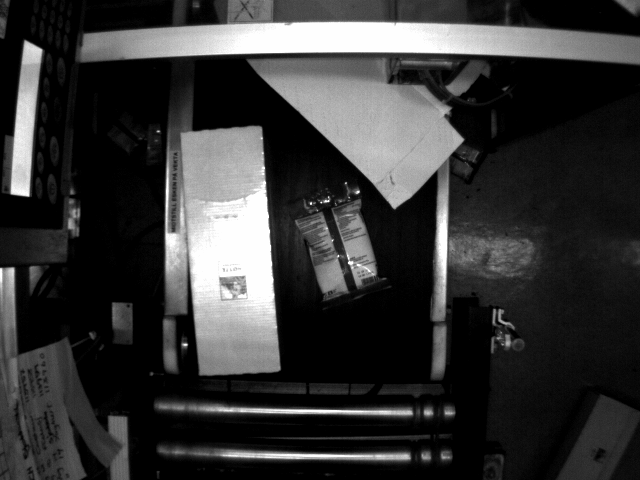
#> input picture Bilder/Error1.bmp, 640 x 480 px; its folder holds only this picture in this run
$ python 'Project - Copy.py'
#> lines starting #> are read from the running program, lines starting #| are printed output that depends on the picture; after the words box and inside, x2 and y2 are one past the last pixel; in counts of white or black regions, pixels touching at a corner belong together
# import the necessary packages / libraries
import cv2
import os
import numpy as np

# Define the paths to the images and output directory
images_path='Bilder'
output_dir = 'Results'

# Function to detect boxes with errors in an image
def detect_boxes_with_errors(img_path):
    # Load the image
#> called with img_path = 'Bilder/Error1.bmp'
    img = cv2.imread(img_path)
#> img is the input picture: shape (480, 640, 3); min 0, max 255, mean 54

    # Convert the image to grayscale
    gray = cv2.cvtColor(img, cv2.COLOR_BGR2GRAY)

    # Apply sharpening filter
    kernel = np.array([[0, -1, 0],
                   [-1, 5,-1],
                   [0, -1, 0]])
    img = cv2.filter2D(src=img, ddepth=-1, kernel=kernel)
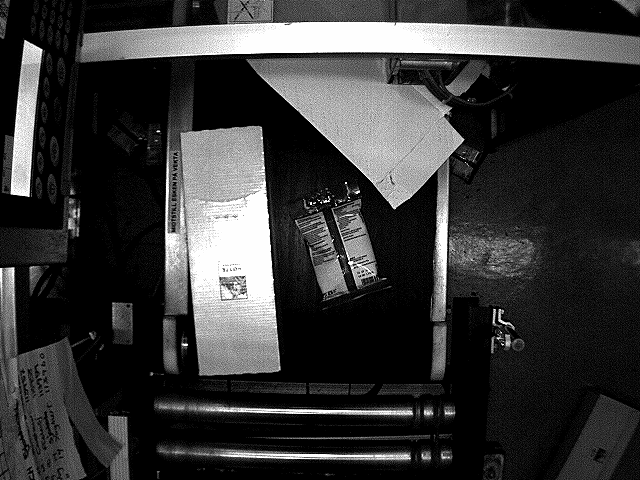
#> img: shape (480, 640, 3); min 0, max 255, mean 54.4

    # Apply thresholding to the image
    thresh = cv2.adaptiveThreshold(gray, 255, cv2.ADAPTIVE_THRESH_GAUSSIAN_C, cv2.THRESH_BINARY, 199, 5)
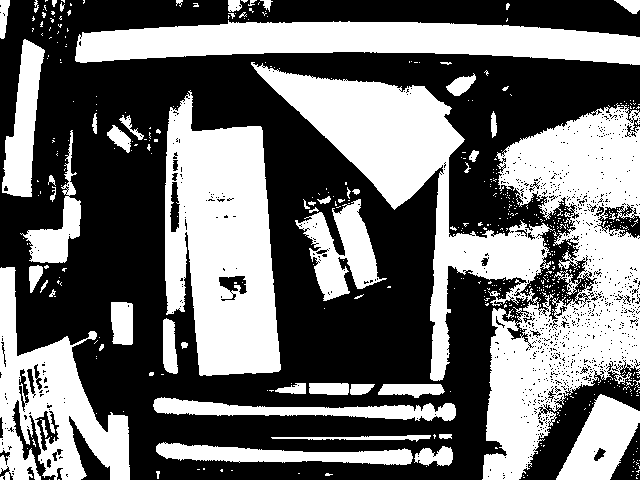
#> thresh: shape (480, 640); 43.7% white; 521 white regions (465 under 20 px)

    # Find the contours in the image and print the number of contours detected
    contours,hierarchy = cv2.findContours(thresh, 1, 2)
#> contours = 2114 contours, 2028 with area under 20; largest, box (x1, y1, x2, y2) and area: (251, 62, 640, 480) 53326, (165, 90, 281, 376) 23772, (75, 20, 640, 65) 16496, (0, 267, 130, 480) 12638, (295, 199, 387, 301) 4048
    print("Number of contours detected:", len(contours))
#| Number of contours detected: 2114

    # Loop through each contour
    for cnt in contours:
        x1,y1 = cnt[0][0]
        # Find the approximate polygonal curve of the contour
        approx = cv2.approxPolyDP(cnt, 0.01*cv2.arcLength(cnt, True), True)
        # condtions to detect the contour of boxes
        if cv2.contourArea(cnt) > 20000 and cv2.contourArea(cnt) < 27500:
            x, y, w, h = cv2.boundingRect(cnt)
            ratio = float(h)/w
            print("w: ",w,"h: ",h)
            # Check if the contour ratio
            if ratio >= 0.9 and ratio <= 1.1:
                print("Contour Number:", cnt) # Print the contour values
                img = cv2.drawContours(img, [cnt], -1, (0,255,0), 3)
                cv2.putText(img, 'Ok_box', (x1-5, y1-5), cv2.FONT_HERSHEY_SIMPLEX, 0.6, (0, 255, 0), 2)
            else:
                cv2.putText(img, 'Error', (x1-5, y1-5), cv2.FONT_HERSHEY_SIMPLEX, 0.6, (0, 0, 255), 2)
                img = cv2.drawContours(img, [cnt], -1, (0,0,255), 3)
#> this loop made 2114 passes
#> (x1, y1, x, y, w, h, ratio) on pass 2024: (190, 90, 165, 90, 116, 286, 2.47)
#> (x1, y1, approx) on passes 1, 3, 4, 5, 6, 7: (58, 479, [[58, 479], [59, 479]]), (502, 478, [[502, 478], [503, 477], [504, 478], [503, 479]]), (636, 477, [[636, 477], [636, 478], [637, 478]]), (523, 477, [[523, 477], [524, 477]]), (503, 477, [[503, 477], [504, 476], [505, 477], [504, 478]]), (487, 476, [[487, 476], [488, 475], [489, 476], [488, 477]])
#| w:  116 h:  286
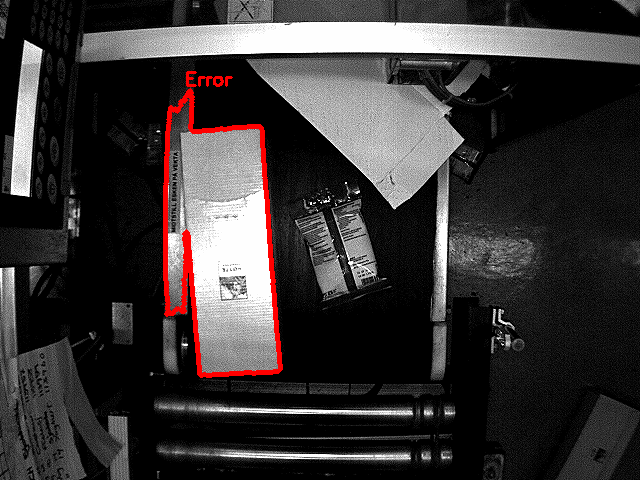
#> img: shape (480, 640, 3); 1.57% of pixels changed, all inside (x1, y1, x2, y2) = (163, 71, 283, 378)
    return img

# Loop through all the images in a folder
for filename in os.listdir(images_path):
    if filename.endswith('.jpg') or filename.endswith('.bmp'):
        image_path = os.path.join(images_path, filename)

        # Detect boxes with errors in the image
        result = detect_boxes_with_errors(image_path)

        # Save the image with the bounding boxes to the output directory
        cv2.imwrite(os.path.join(output_dir, filename), result)

        # Display the result on screen
        cv2.imshow('Image', result)
        cv2.waitKey(3000) # Display the image for 3 seconds
        cv2.destroyAllWindows()

$ run again, on Bilder/Error5.bmp
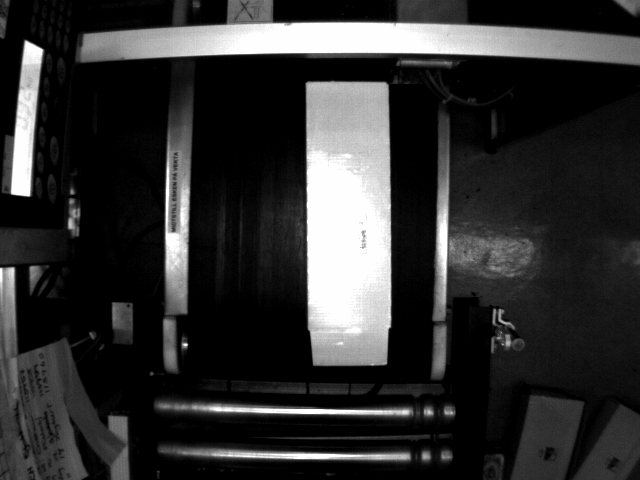
#> input picture Bilder/Error5.bmp, 640 x 480 px
#> in detect_boxes_with_errors, img is the input picture: shape (480, 640, 3); min 0, max 255, mean 48.9
#> in detect_boxes_with_errors, `thresh = cv2.adaptiveThreshold(gray, 255, cv2.ADAPTIVE_THRESH_GAUSSIAN..`:
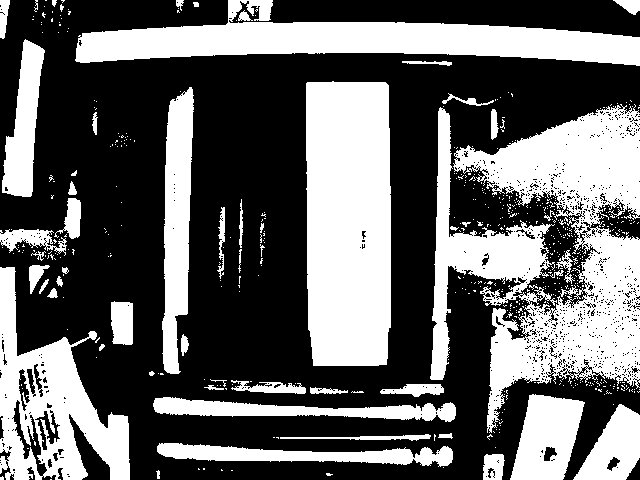
#> thresh: shape (480, 640); 39.6% white; 562 white regions (508 under 20 px)
#> contours = 1995 contours, 1911 with area under 20; largest, box (x1, y1, x2, y2) and area: (430, 104, 640, 433) 35569, (306, 81, 391, 366) 23094, (75, 0, 640, 66) 17105, (0, 267, 130, 480) 13468, (162, 87, 194, 374) 6012
#| Number of contours detected: 1995
#> the loop in detect_boxes_with_errors, `for cnt in contours:` made 1995 passes
#> (x1, y1, x, y, w, h, ratio) on pass 1948: (332, 81, 306, 81, 85, 285, 3.35)
#> (printed output is left out)
#> after the loop in detect_boxes_with_errors, `for cnt in contours:`:
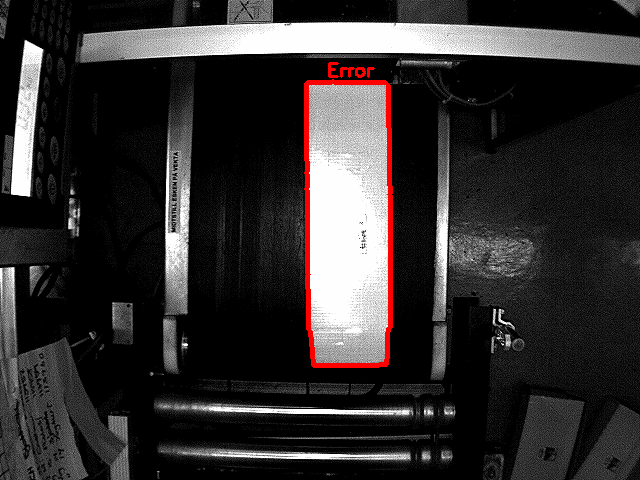
#> img: shape (480, 640, 3); mean B, G, R 47.8, 47.8, 51

$ run again, on Bilder/Error6.bmp
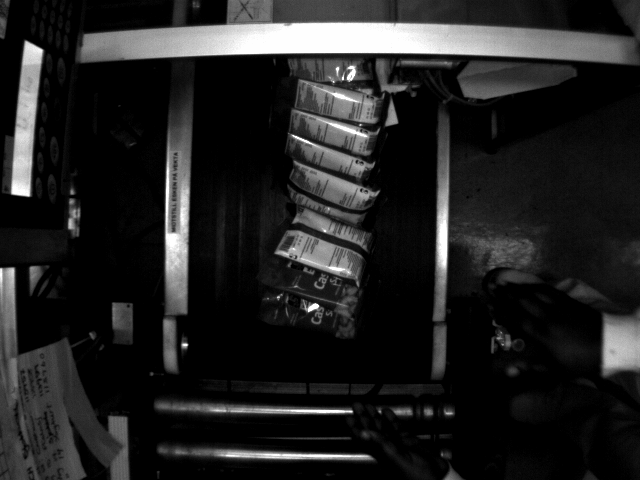
#> input picture Bilder/Error6.bmp, 640 x 480 px
#> in detect_boxes_with_errors, img is the input picture: shape (480, 640, 3); min 0, max 255, mean 34.5
#> in detect_boxes_with_errors, `thresh = cv2.adaptiveThreshold(gray, 255, cv2.ADAPTIVE_THRESH_GAUSSIAN..`:
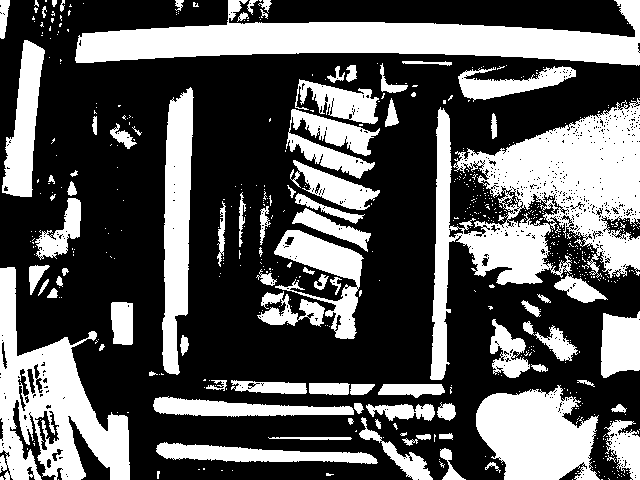
#> thresh: shape (480, 640); 35.9% white; 572 white regions (487 under 20 px)
#> contours = 1632 contours, 1519 with area under 20; largest, box (x1, y1, x2, y2) and area: (430, 98, 640, 380) 24046, (75, 0, 640, 66) 17120, (0, 267, 130, 480) 12734, (476, 385, 600, 480) 8142, (162, 87, 194, 375) 5975
#| Number of contours detected: 1632
#> the loop in detect_boxes_with_errors, `for cnt in contours:` made 1632 passes
#> (x1, y1, x, y, w, h, ratio) on pass 1506: (637, 98, 430, 98, 210, 282, 1.34)
#> (printed output is left out)
#> after the loop in detect_boxes_with_errors, `for cnt in contours:`:
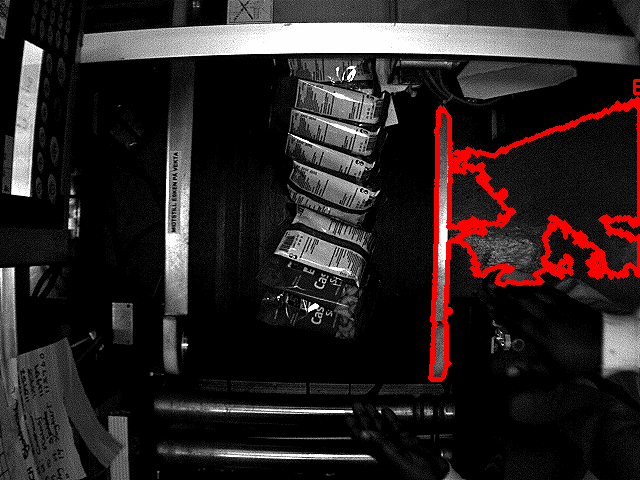
#> img: shape (480, 640, 3); mean B, G, R 34.2, 34.2, 42.1

$ run again, on Bilder/Error7.jpg
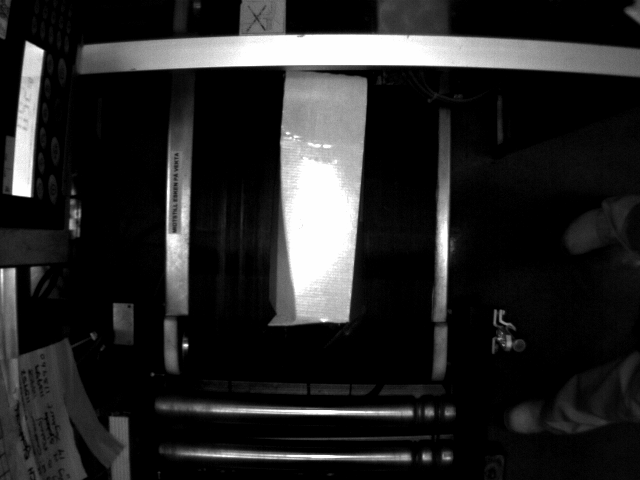
#> input picture Bilder/Error7.jpg, 640 x 480 px
#> in detect_boxes_with_errors, img is the input picture: shape (480, 640, 3); min 0, max 255, mean 38
#> in detect_boxes_with_errors, `thresh = cv2.adaptiveThreshold(gray, 255, cv2.ADAPTIVE_THRESH_GAUSSIAN..`:
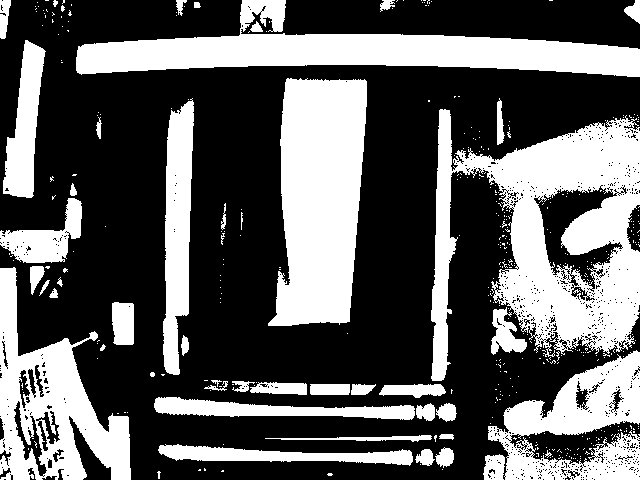
#> thresh: shape (480, 640); 37.1% white; 437 white regions (390 under 20 px)
#> contours = 1626 contours, 1549 with area under 20; largest, box (x1, y1, x2, y2) and area: (431, 109, 640, 381) 31472, (268, 78, 367, 326) 18524, (76, 0, 640, 77) 17662, (0, 267, 131, 480) 13610, (488, 350, 640, 480) 10507
#| Number of contours detected: 1626
#> the loop in detect_boxes_with_errors, `for cnt in contours:` made 1626 passes
#> (x1, y1, approx) on passes 1 to 3: (566, 479, [[566, 479], [567, 479]]), (591, 478, [[591, 478], [592, 477], [593, 478], [592, 479]]), (562, 478, [[562, 478], [563, 477], [564, 478], [563, 479]])

$ run again, on Bilder/Error2.bmp
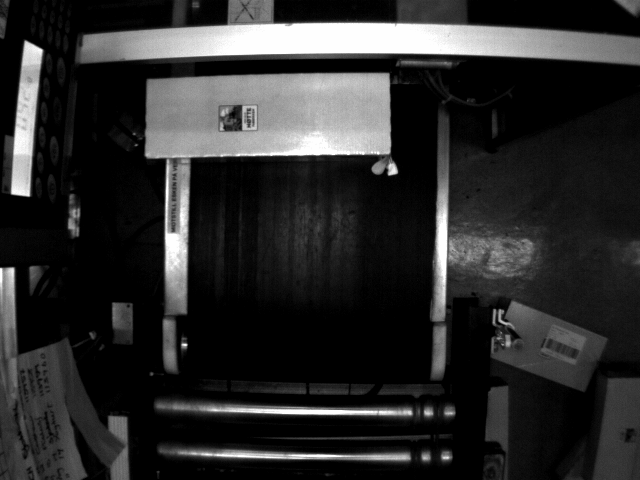
#> input picture Bilder/Error2.bmp, 640 x 480 px
#> in detect_boxes_with_errors, img is the input picture: shape (480, 640, 3); min 0, max 254, mean 43.8
#> in detect_boxes_with_errors, `thresh = cv2.adaptiveThreshold(gray, 255, cv2.ADAPTIVE_THRESH_GAUSSIAN..`:
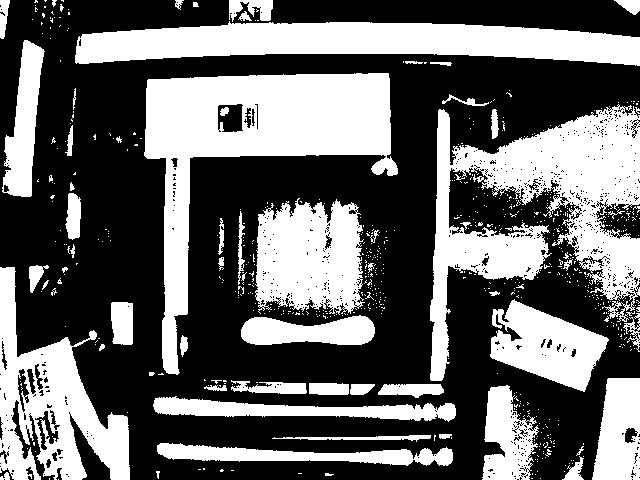
#> thresh: shape (480, 640); 40.3% white; 679 white regions (617 under 20 px)
#> contours = 1805 contours, 1720 with area under 20; largest, box (x1, y1, x2, y2) and area: (144, 73, 398, 375) 24208, (430, 104, 640, 381) 23974, (75, 21, 640, 66) 16603, (0, 267, 130, 480) 12720, (255, 198, 365, 315) 9953
#| Number of contours detected: 1805
#> the loop in detect_boxes_with_errors, `for cnt in contours:` made 1805 passes
#> (x1, y1, x, y, w, h, ratio) on passes 1736, 1753: (618, 104, 430, 104, 210, 277, 1.32), (354, 73, 144, 73, 254, 302, 1.19)
#> (printed output is left out)
#> after the loop in detect_boxes_with_errors, `for cnt in contours:`:
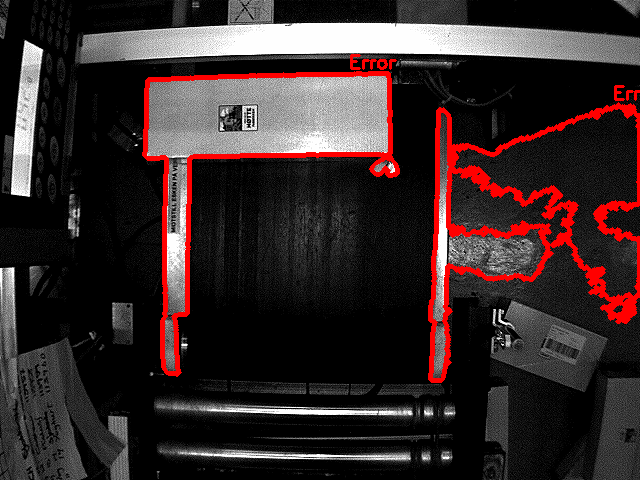
#> img: shape (480, 640, 3); mean B, G, R 41.3, 41.3, 54.7
